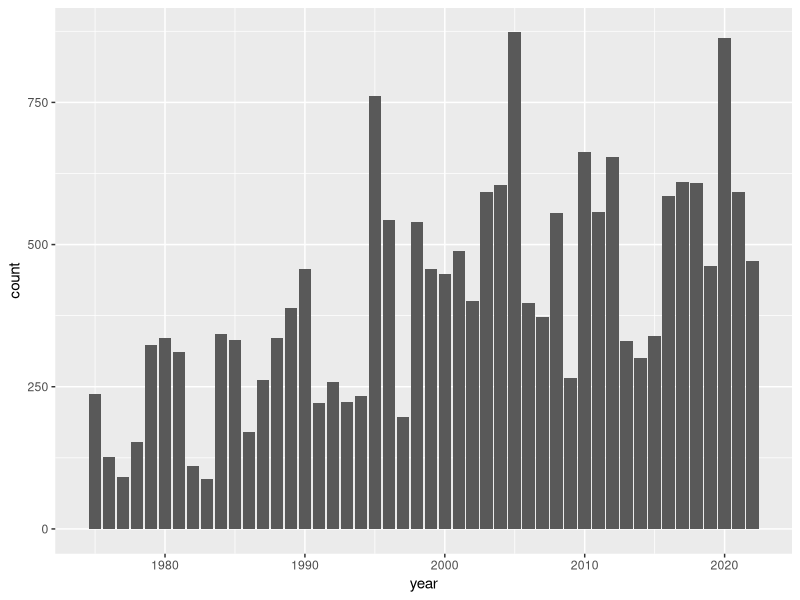
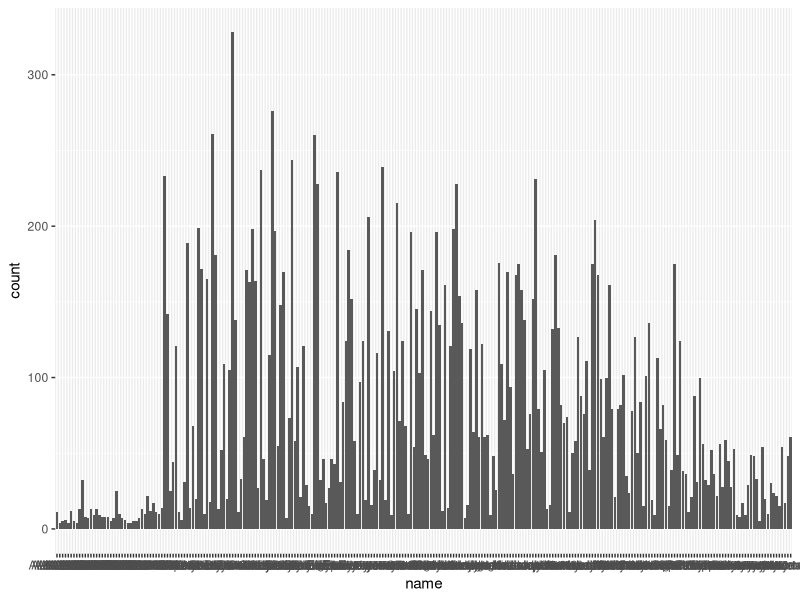
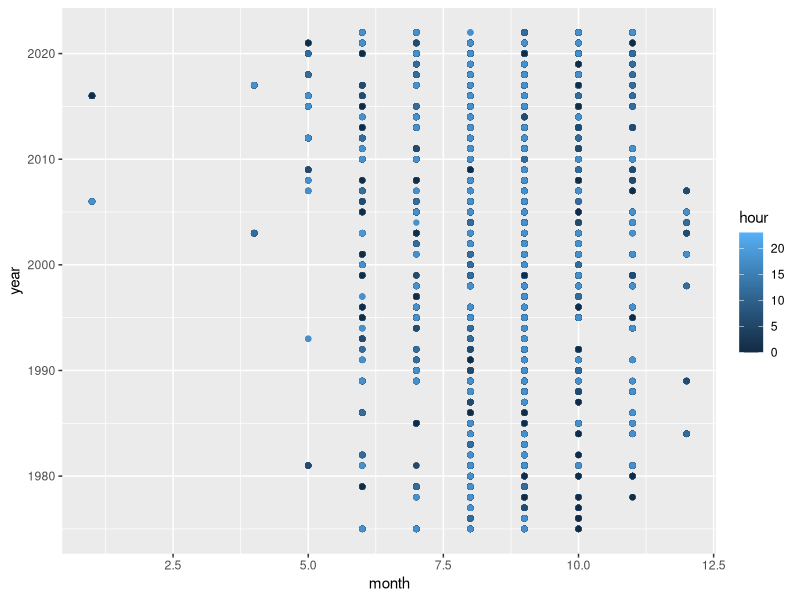
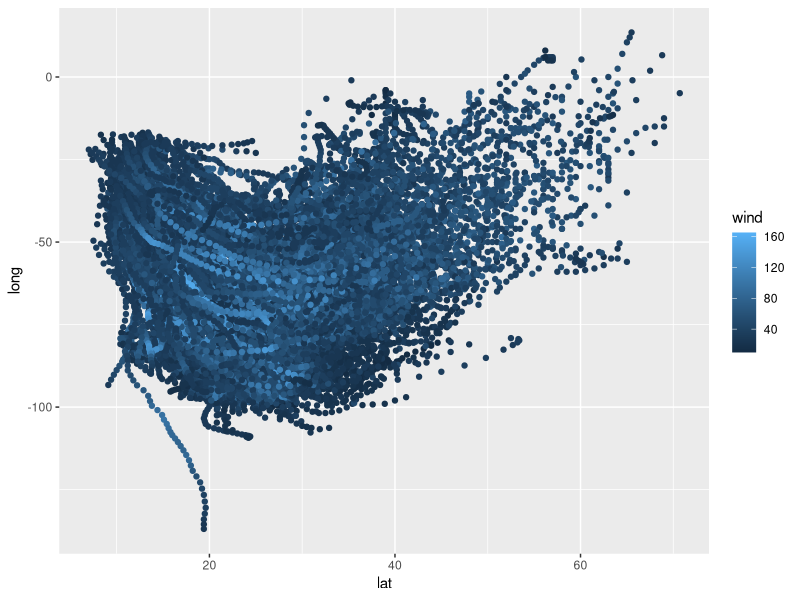
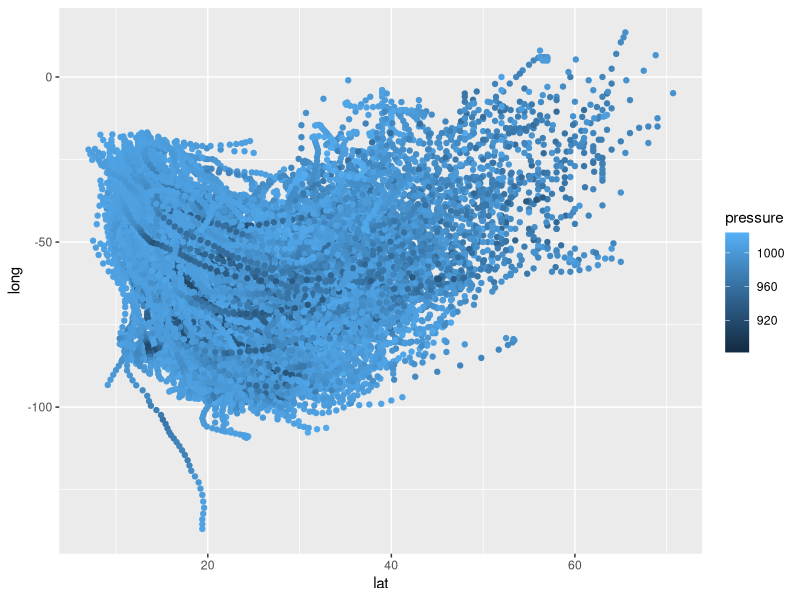
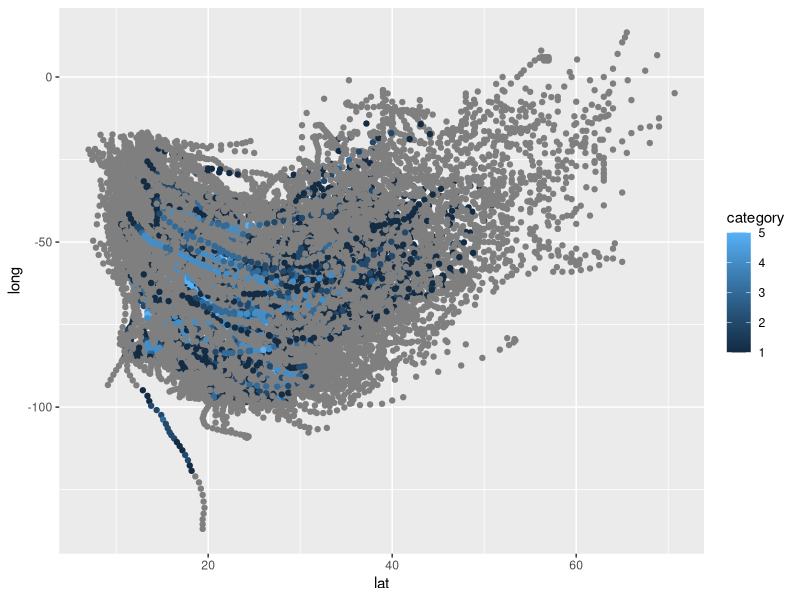
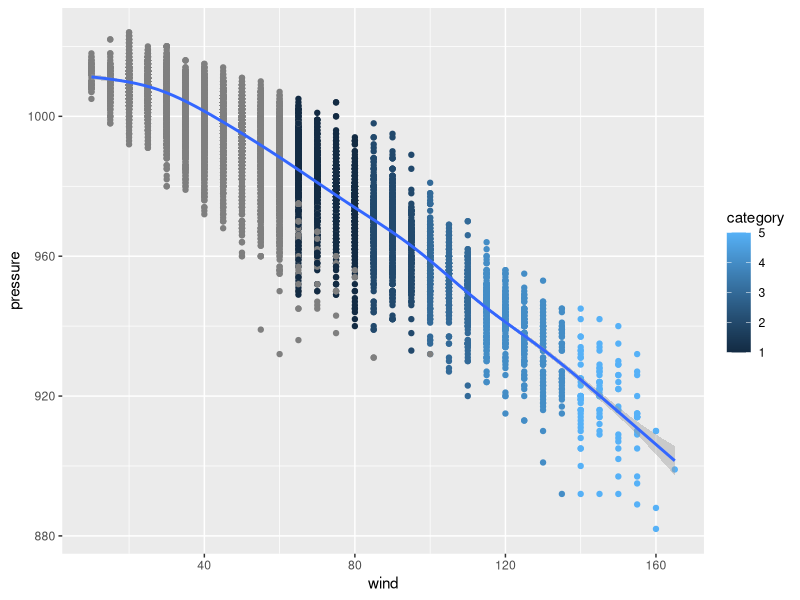

R code for these plots, in order:
library(tidyverse) #loading the lib

storms

# name  |   year    |month  |day    |hour   |lat    
# <chr> |   <dbl>   |<dbl>  |<int>  |<dbl>  |<dbl>  

# |long   |status |category   |wind   |pressure
# |<dbl>  |<chr>  |<ord>      |<int>  |<int>

head = ggplot(data=storms)

# These 2 are examples the idea is that we see the spread of years alongside the names
head + 
geom_bar(mapping=aes(x=year))

head +
geom_bar(mapping=aes(x=name))

head +  
geom_point(mapping=aes(x=month, y=year, color=hour)) 
# This probablly really says something cool if I could see colors

# same graph different colors 0
head +  
geom_point(mapping=aes(x=lat, y=long, color=wind)) 

# same graph different colors 1
head +  
geom_point(mapping=aes(x=lat, y=long, color=pressure)) 

# same graph different colors 2
head +  
geom_point(mapping=aes(x=lat, y=long, color=category)) 


head +  
geom_point(mapping=aes(x=wind, y=pressure, color=category)) +
geom_smooth(mapping = aes(x = wind, y = pressure)) 
